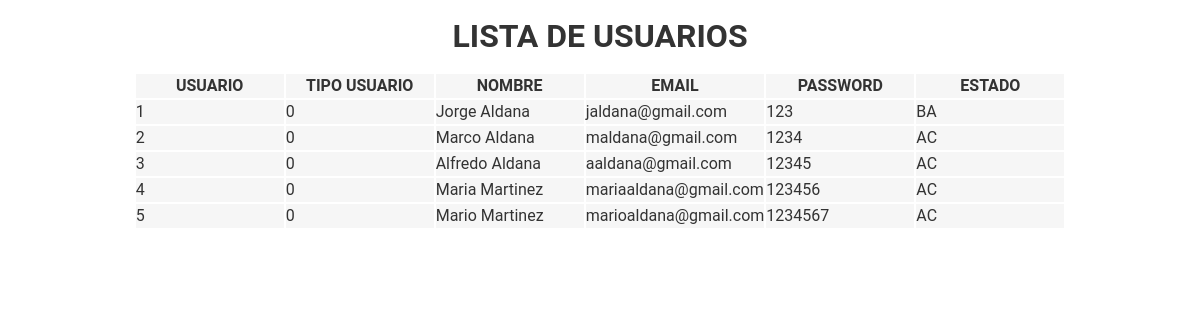
Page /admin/usuarios/mostrar_usuarios.php on the committed database.
### tables this page shows
CREATE TABLE `usuario` (
  `Us_Cve_Usuario` decimal(18,0) NOT NULL,
  `Tu_Cve_Tipo_Usuario` decimal(18,0) NOT NULL,
  `Us_Descripcion` varchar(50) NOT NULL,
  `Us_Email` varchar(100) NOT NULL,
  `Us_Password` varchar(15) NOT NULL,
  `Es_Cve_Estado` varchar(4) NOT NULL
);

### admin/usuarios/mostrar_usuarios.php (the view, shortened to what this page needs)
<!DOCTYPE html>
<html lang="en">
<head>
  <link rel="stylesheet" href="../../estilo.css">
</head>
<body>
  <center>
    <div class="ancho inicio">
      <br>
      <h1>LISTA DE USUARIOS</h1>
      <br>
    </div>
    <table border='1' cellpadding='0' cellspacing='0' bgcolor='#F6F6F6' bordercolor='#FFFFFF'>
    <tr>
      <th width='150' style='font-weight: bold'>USUARIO</th>
      <th width='150' style='font-weight: bold'>TIPO USUARIO</th>
      <th width='150' style='font-weight: bold'>NOMBRE</th>
      <th width='150' style='font-weight: bold'>EMAIL</th>
      <th width='150' style='font-weight: bold'>PASSWORD</th>
      <th width='150' style='font-weight: bold'>ESTADO</th>
    </tr>
    <?php
      include ("../../inc/conexion.php");
      $query="SELECT * FROM Usuario";
      $result = mysqli_query($conn, $query);
      while ($registro = mysqli_fetch_array($result)){
      echo "
        <tr>
          <td width='150'>".$registro['Us_Cve_Usuario']."</td>
          <td width='150'>".$registro['Tu_Cve_Tipo_Usuario']."</td>
          <td width='150'>".$registro['Us_Descripcion']."</td>
          <td width='150'>".$registro['Us_Email']."</td>
          <td width='150'>".$registro['Us_Password']."</td>
          <td width='150'>".$registro['Es_Cve_Estado']."</td>
        </tr>
      ";
      }
    ?>
    </table>
  </center>
</body>
</html>

### estilo.css (style rules this page uses)
:root { font-family: "Roboto", sans-serif; --delgada: 300; --mediana: 500; --gruesa: 700; --azul: #012639; --naranja: #cc9e2f; --gris-intenso: #e3e3e3; --gris-suave: #efefef; }
* { box-sizing: border-box; margin: 0; padding: 0; }
body { font-family: "Roboto", sans-serif; font-size: 16px; line-height: 24px; color: #333; }
.ancho { max-width: 1200px; margin: auto; }

### rows in the picture
usuario: Us_Cve_Usuario "1", Tu_Cve_Tipo_Usuario "0", Us_Descripcion "Jorge Aldana", Us_Email "jaldana@gmail.com", Us_Password "123", Es_Cve_Estado "BA"
usuario: Us_Cve_Usuario "2", Tu_Cve_Tipo_Usuario "0", Us_Descripcion "Marco Aldana", Us_Email "maldana@gmail.com", Us_Password "1234", Es_Cve_Estado "AC"
usuario: Us_Cve_Usuario "3", Tu_Cve_Tipo_Usuario "0", Us_Descripcion "Alfredo Aldana", Us_Email "aaldana@gmail.com", Us_Password "12345", Es_Cve_Estado "AC"
usuario: Us_Cve_Usuario "4", Tu_Cve_Tipo_Usuario "0", Us_Descripcion "Maria Martinez", Us_Email "mariaaldana@gmail.com", Us_Password "123456", Es_Cve_Estado "AC"
usuario: Us_Cve_Usuario "5", Tu_Cve_Tipo_Usuario "0", Us_Descripcion "Mario Martinez", Us_Email "marioaldana@gmail.com", Us_Password "1234567", Es_Cve_Estado "AC"
